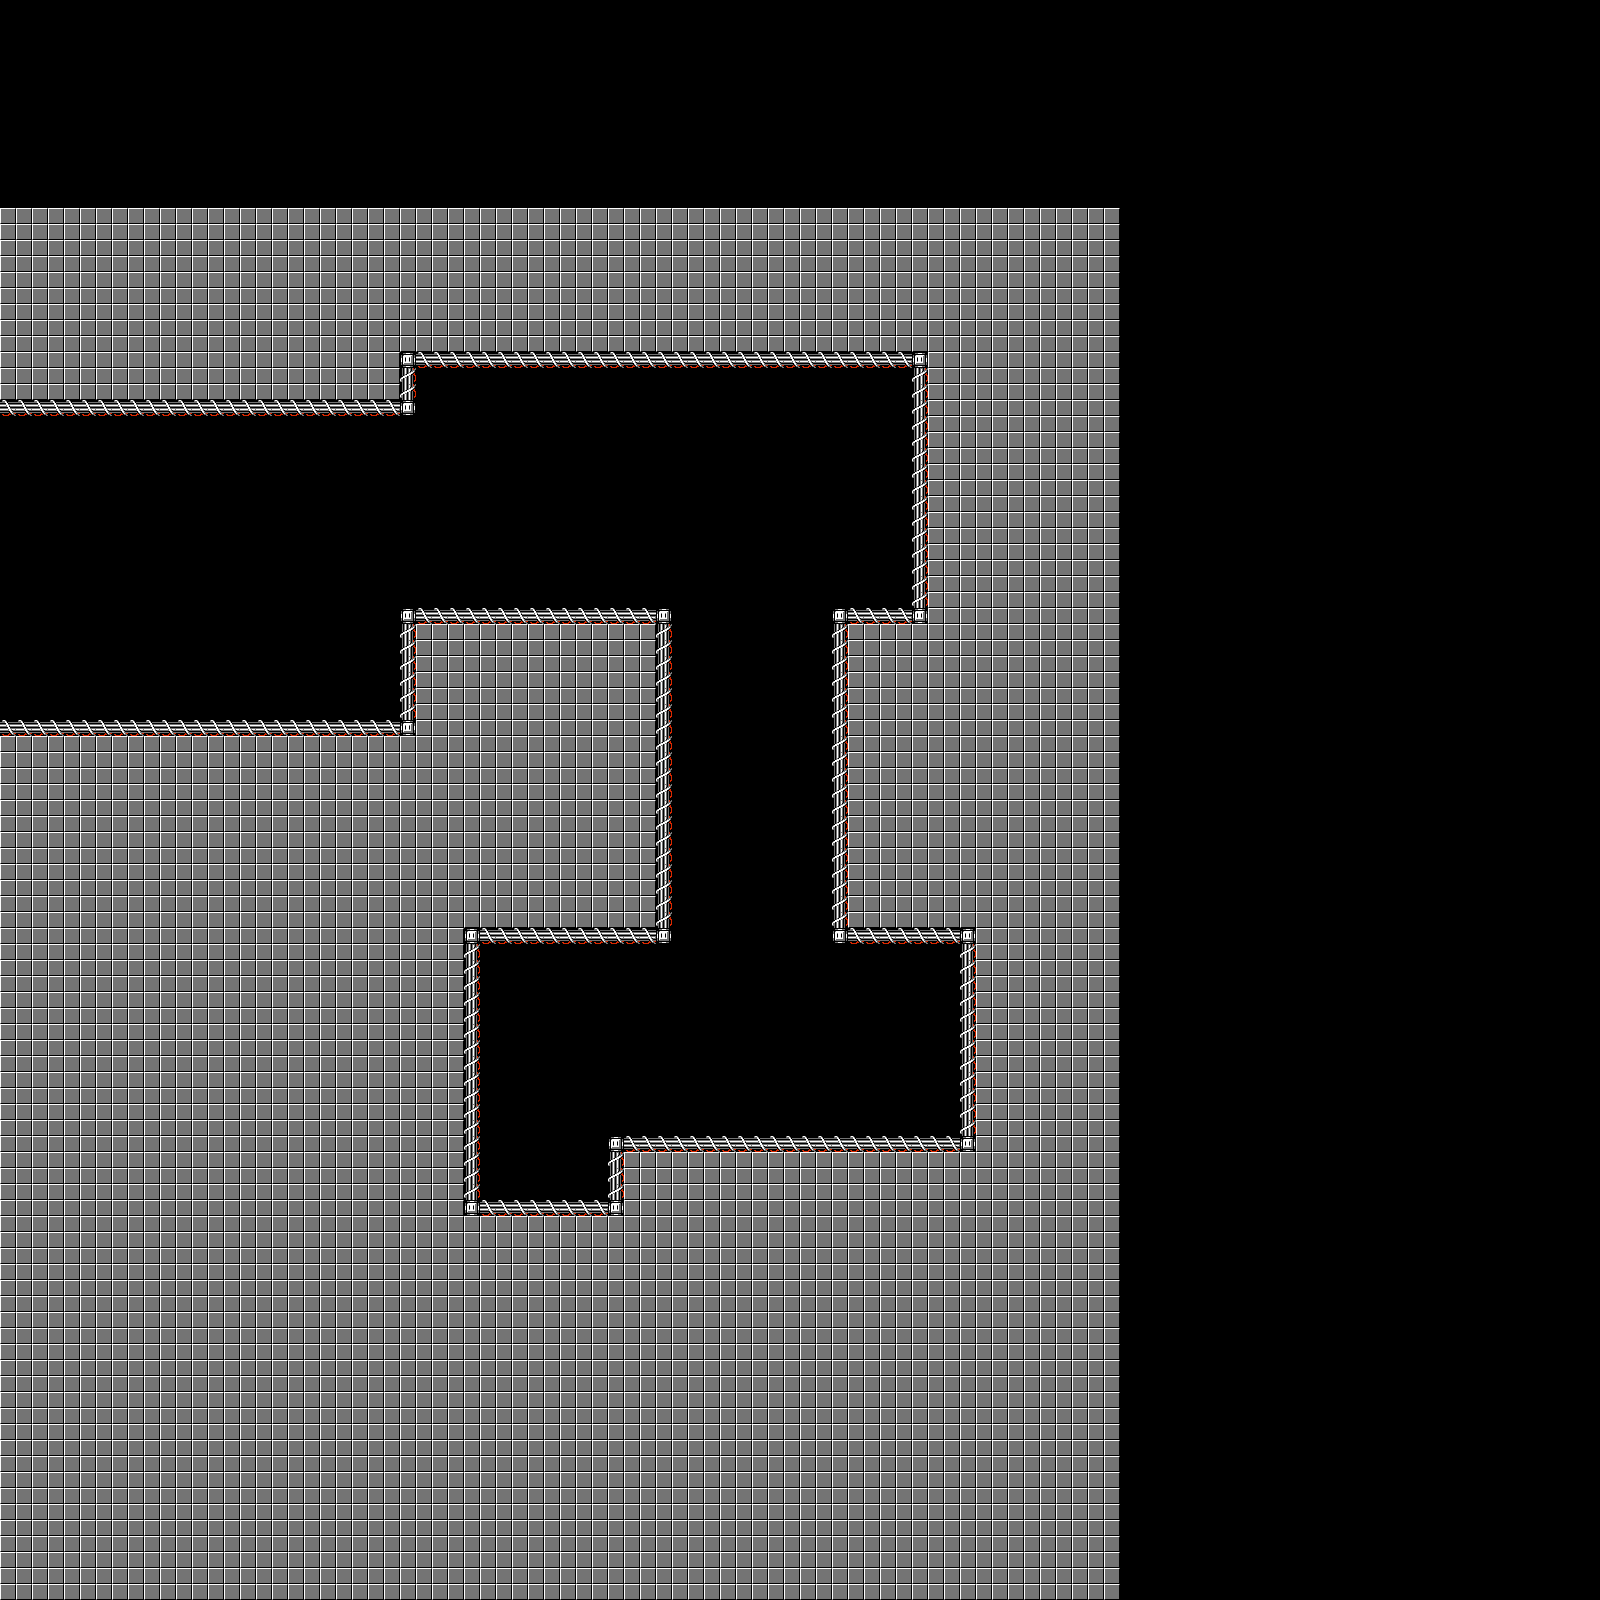

This game map was drawn from its Tiled (.tmx) file and the tilesets committed beside it. A one-line description and the trimmed map source follow:
An orthogonal 100x100 tile map with 16x16 px tiles, 1 tile layer (Tile Layer 1).

<map version="1.0" orientation="orthogonal" renderorder="right-down" width="100" height="100" tilewidth="16" tileheight="16" nextobjectid="1">
 <tileset firstgid="1" name="e8tlSn3" tilewidth="16" tileheight="16" spacing="1" margin="1">
  <image source="../e8tlSn3.png" trans="118fe2" width="885" height="715" />
 </tileset>
 <layer name="Tile Layer 1" width="100" height="100">
  <data>[10000 cells, 4536 non-empty, 4 distinct tile ids]</data>
 </layer>
</map>